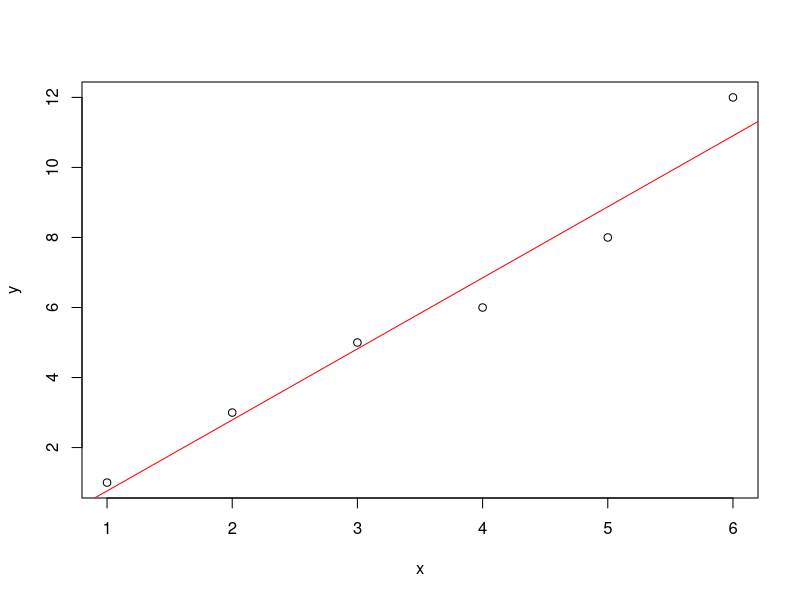

This chart was generated by the following R code:

dat=data.frame(x=c(1,2,3,4,5,6),y=c(1,3,5,6,8,12))


min.RSS <- function(data, par) {
  with(data, sum((par[1] + par[2] * x - y)^2))
  }


result <- optim(par = c(0, 1), min.RSS, data = dat)

plot(y ~ x, data = dat)

abline(a = result$par[1], b = result$par[2], col = "red")

